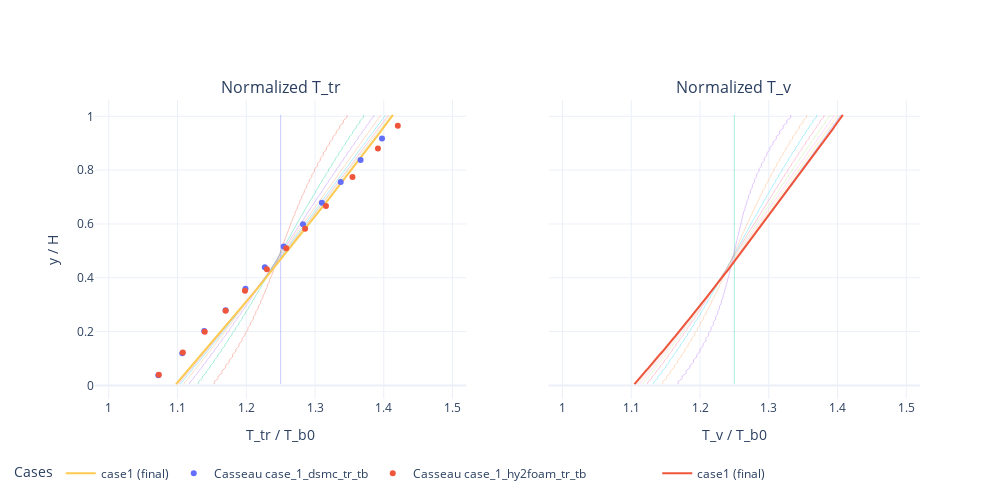

Notebook code for this chart:
### Code cell
# cases = [c for c in (case1, case2a, case2b) if c is not None]
cases = [case1]

N_TIME_SAMPLES = 10

profiles_by_time = {}
for case in cases:
    U_hist = case["U_hist"]
    t_hist = np.asarray(case["t_hist"])
    n_steps = len(U_hist)
    if n_steps == 0:
        continue
    sample_count = min(N_TIME_SAMPLES, n_steps)
    indices = np.linspace(0, n_steps - 1, sample_count, dtype=int)
    indices = np.unique(indices)

    samples = []
    for idx in indices:
        y, Tn, Tv = ff_helpers.extract_profile_from_U(
            case, U_hist[idx], x_target=PROFILE_SETTINGS["x_target"]
        )
        samples.append((idx, float(t_hist[idx]), y, Tn, Tv))
    profiles_by_time[case["name"]] = samples

fig = make_subplots(
    rows=1,
    cols=2,
    shared_yaxes=PLOT_SETTINGS["sharey"],
    subplot_titles=("Normalized T_tr", "Normalized T_v"),
)

# T_tr profiles (multiple time steps)
for name, samples in profiles_by_time.items():
    final_idx = samples[-1][0]
    for idx, t, y, Tn, _Tv in samples:
        is_final = idx == final_idx
        fig.add_trace(
            go.Scatter(
                x=Tn,
                y=y,
                mode="lines",
                name=f"{name} t={t:.2e}s" if not is_final else f"{name} (final)",
                legendgroup=name,
                showlegend=bool(is_final),
                legend="legend",
                opacity=1.0 if is_final else 0.35,
                line=dict(width=2 if is_final else 1),
                customdata=np.full_like(y, t, dtype=float),
                hovertemplate=(
                    "t=%{customdata:.2e}s<" "br>T_tr/T_b0=%{x:.4f}<" "br>y/H=%{y:.4f}<extra></extra>"
                ),
            ),
            row=1,
            col=1,
        )
    for ref in CASE_SETTINGS[name]["references"]:
        y_ref = ref.get("y_over_H", np.array([]))
        x_ref = ref.get("Ttr_over_Tb0", np.array([]))
        if y_ref.size and x_ref.size:
            label = ref.get("label", name)
            fig.add_trace(
                go.Scatter(
                    x=x_ref,
                    y=y_ref,
                    mode="markers",
                    name=f"Casseau {label}",
                    legendgroup=f"casseau-{label}",
                    showlegend=True,
                    legend="legend",
                    marker=dict(size=6),
                ),
                row=1,
                col=1,
            )

# T_v profiles (multiple time steps)
for name, samples in profiles_by_time.items():
    final_idx = samples[-1][0]
    for idx, t, y, _Tn, Tv in samples:
        is_final = idx == final_idx
        fig.add_trace(
            go.Scatter(
                x=Tv,
                y=y,
                mode="lines",
                name=f"{name} t={t:.2e}s" if not is_final else f"{name} (final)",
                legendgroup=name,
                showlegend=bool(is_final),
                legend="legend2",
                opacity=1.0 if is_final else 0.35,
                line=dict(width=2 if is_final else 1),
                customdata=np.full_like(y, t, dtype=float),
                hovertemplate=(
                    "t=%{customdata:.2e}s<" "br>T_v/T_b0=%{x:.4f}<" "br>y/H=%{y:.4f}<extra></extra>"
                ),
            ),
            row=1,
            col=2,
        )

fig.update_xaxes(title_text="T_tr / T_b0", row=1, col=1, range=[0.98, 1.52])
fig.update_xaxes(title_text="T_v / T_b0", row=1, col=2, range=[0.98, 1.52])
fig.update_yaxes(title_text="y / H", row=1, col=1)

fig.update_layout(
    width=1000,
    height=500,
    legend_title_text="Cases",
    legend=dict(
        x=0.25,
        y=-0.2,
        xanchor="center",
        yanchor="top",
        orientation="h",
    ),
    legend2=dict(
        x=0.75,
        y=-0.2,
        xanchor="center",
        yanchor="top",
        orientation="h",
    ),
)

fig.show()
